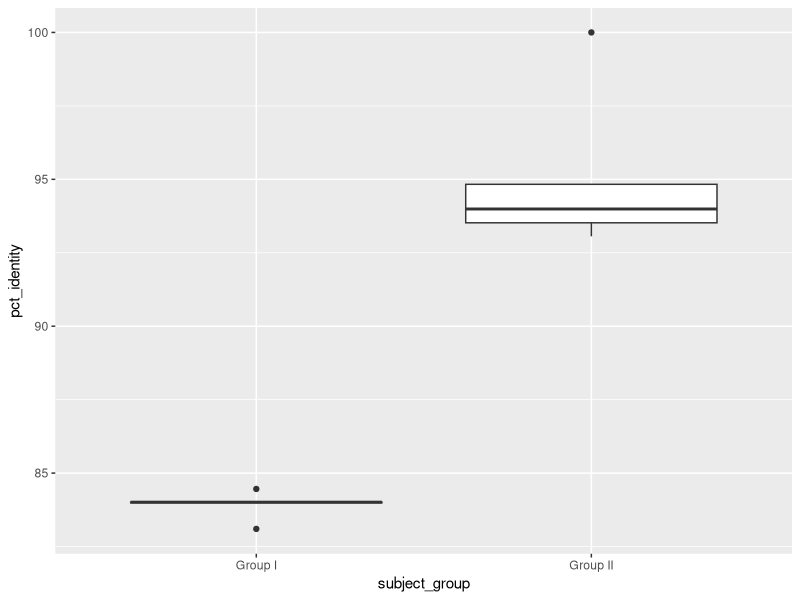
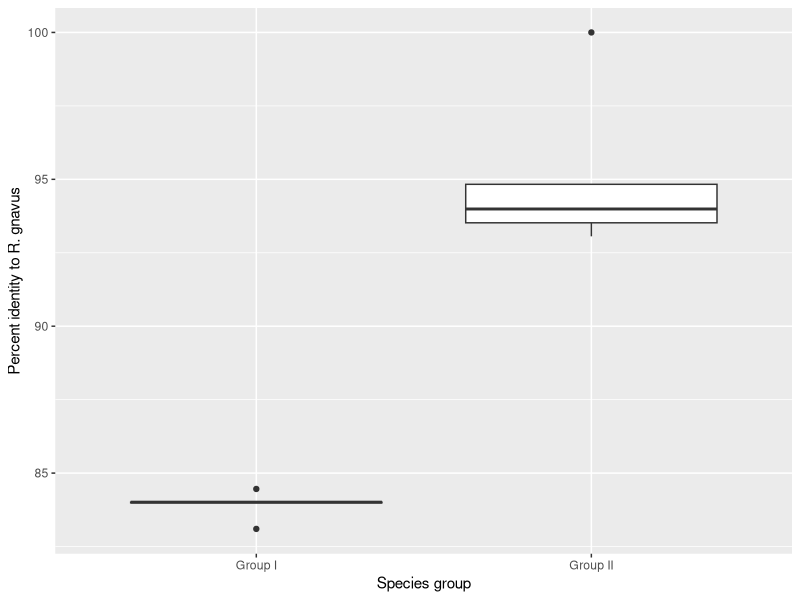
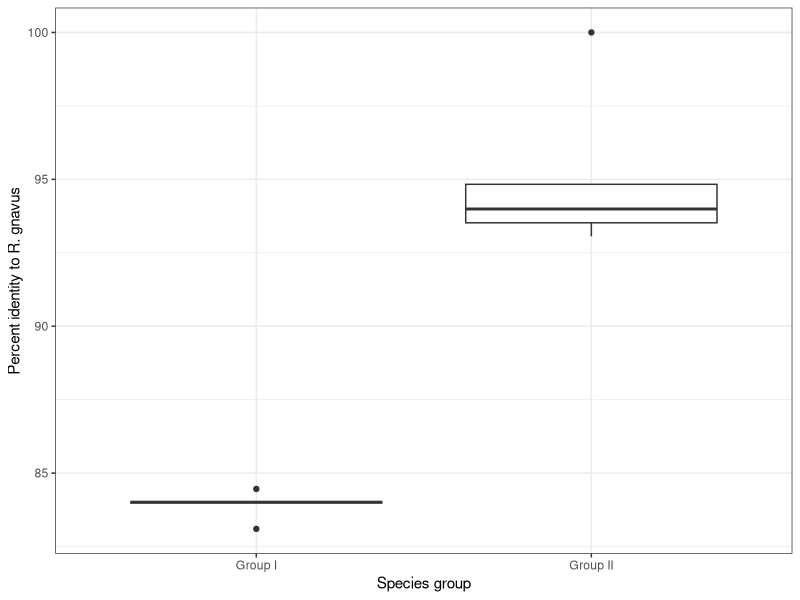
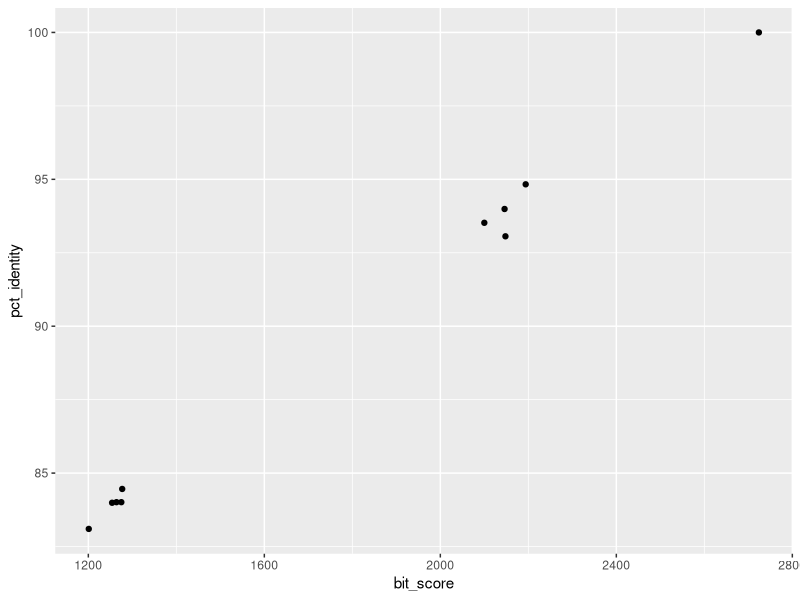
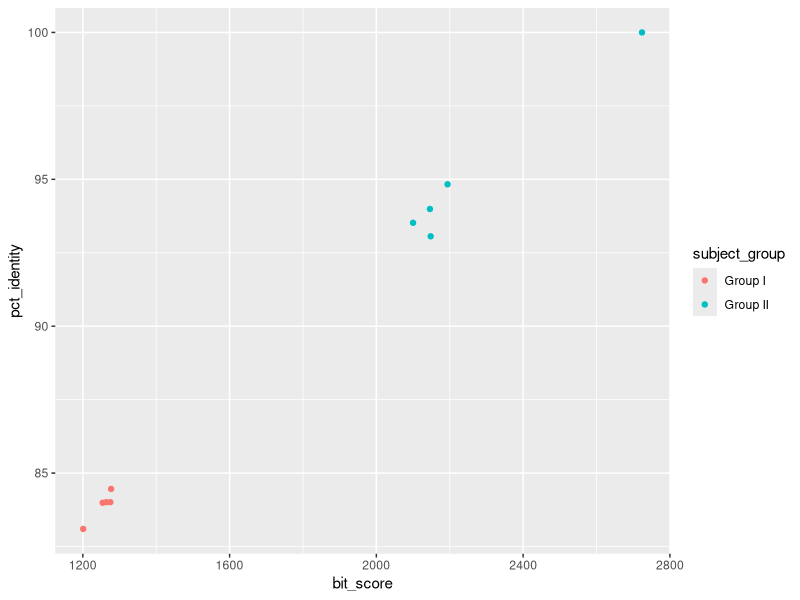
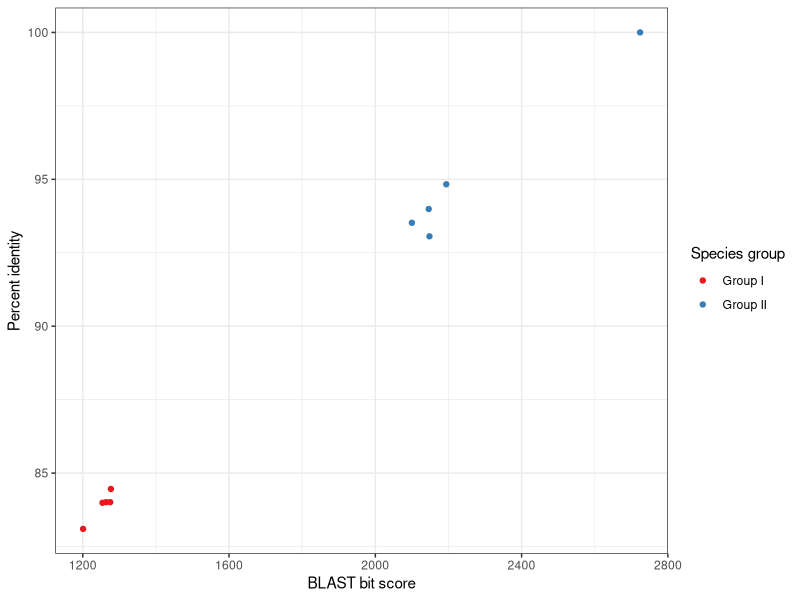

Write R code to recreate these figures, in order.
## ---- chunk 1
library(tidyverse)
## ---- chunk 2
rumino <- read_csv("ruminococcus_gnavus_results.csv")
## ---- chunk 3
rumino %>%
  count(query_id)
## ---- chunk 4
rumino %>%
  count(subject_id, subject_species)
## ---- chunk 5
rumino %>%
  group_by(subject_group) %>%
  summarize(mean_pct_identity = mean(pct_identity))
## ---- chunk 6
rumino %>%
  ggplot() +
  geom_boxplot(aes(y=pct_identity, x=subject_group))
## ---- chunk 7
rumino %>%
  ggplot() +
  geom_boxplot(aes(y=pct_identity, x=subject_group)) +
  labs(x="Species group", y="Percent identity to R. gnavus")
## ---- chunk 8
rumino %>%
  ggplot() +
  geom_boxplot(aes(y=pct_identity, x=subject_group)) +
  labs(x="Species group", y="Percent identity to R. gnavus") +
  theme_bw()
## ---- chunk 9
rumino %>%
  ggplot() +
  geom_point(aes(y=pct_identity, x=bit_score))
## ---- chunk 10
rumino %>%
  ggplot() +
  geom_point(aes(y=pct_identity, x=bit_score, color=subject_group))
## ---- chunk 11
rumino %>%
  ggplot() +
  geom_point(aes(y=pct_identity, x=bit_score, color=subject_group)) +
  scale_color_brewer(palette = "Set1") +
  labs(y="Percent identity", x="BLAST bit score", color="Species group") +
  theme_bw()
